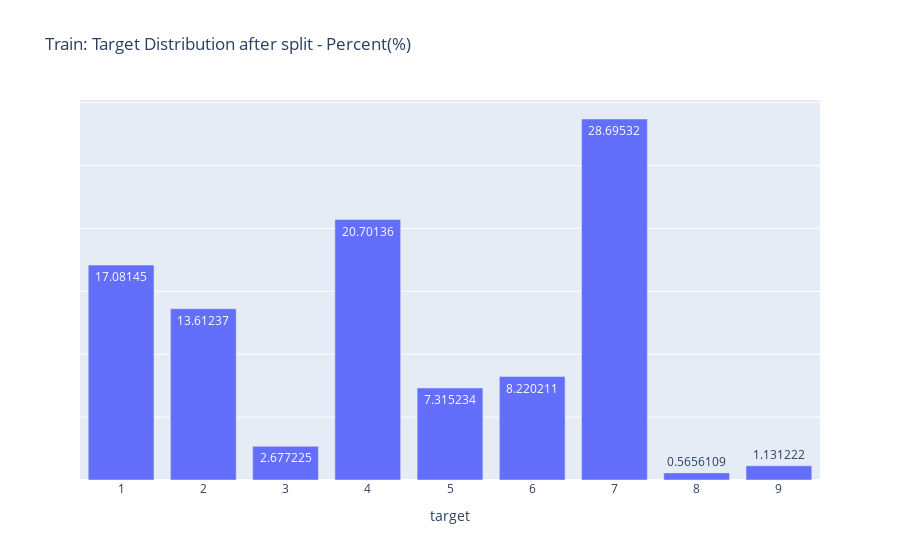

Notebook cell for this chart:
### Code cell
fig = px.bar(y_train.value_counts(normalize=True)*100, title='Train: Target Distribution after split - Percent(%)', text_auto=True)
fig.update_layout(showlegend=False, yaxis_title='')
fig.update_yaxes(showticklabels=False)
fig.show()

### Figure 1 — Plotly figure (JSON) as saved in the notebook; plotly's stock layout.template omitted (floating-point values rounded to 4 significant figures)
{"data": [{"alignmentgroup": "True", "hovertemplate": "variable=proportion<br>target=%{x}<br>value=%{y}<extra></extra>", "legendgroup": "proportion", "marker": {"color": "#636efa", "pattern": {"shape": ""}}, "name": "proportion", "offsetgroup": "proportion", "orientation": "v", "showlegend": true, "textposition": "auto", "texttemplate": "%{y}", "type": "bar", "x": [7, 4, 1, 2, 6, 5, 3, 9, 8], "xaxis": "x", "y": [28.7, 20.7, 17.08, 13.61, 8.22, 7.315, 2.677, 1.131, 0.5656], "yaxis": "y"}], "layout": {"barmode": "relative", "legend": {"title": {"text": "variable"}, "tracegroupgap": 0}, "showlegend": false, "title": {"text": "Train: Target Distribution after split - Percent(%)"}, "xaxis": {"anchor": "y", "domain": [0, 1], "title": {"text": "target"}}, "yaxis": {"anchor": "x", "domain": [0, 1], "showticklabels": false, "title": {"text": ""}}}}
